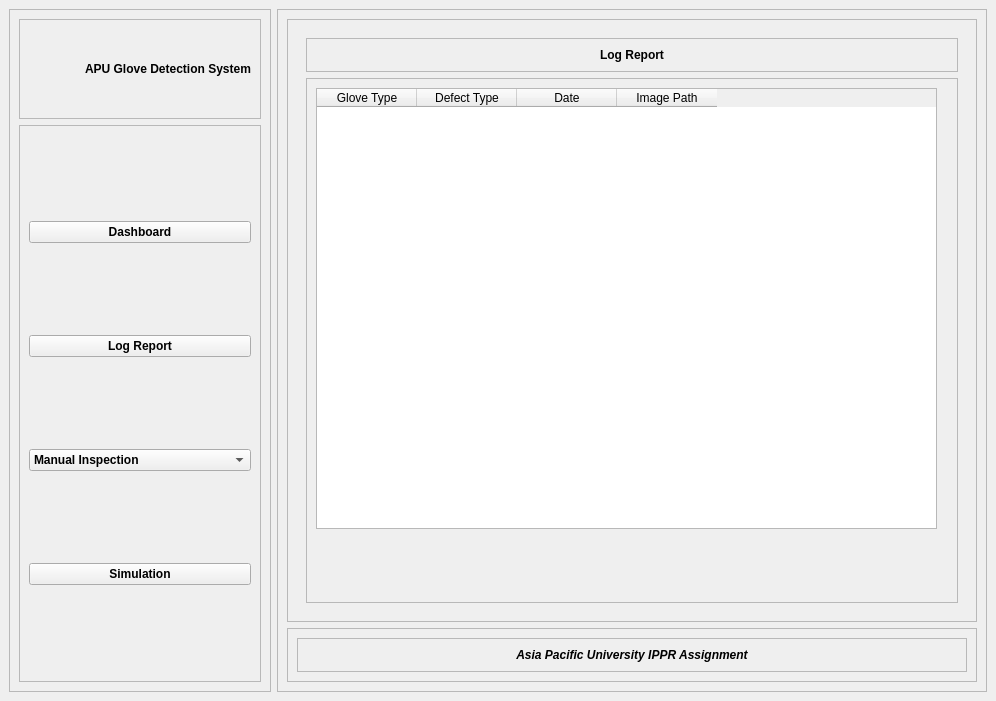
<?xml version="1.0" encoding="UTF-8"?>
<ui version="4.0">
 <class>MainWindow</class>
 <widget class="QMainWindow" name="MainWindow">
  <property name="geometry">
   <rect>
    <x>0</x>
    <y>0</y>
    <width>996</width>
    <height>701</height>
   </rect>
  </property>
  <property name="sizePolicy">
   <sizepolicy hsizetype="Fixed" vsizetype="Fixed">
    <horstretch>0</horstretch>
    <verstretch>0</verstretch>
   </sizepolicy>
  </property>
  <property name="minimumSize">
   <size>
    <width>996</width>
    <height>701</height>
   </size>
  </property>
  <property name="maximumSize">
   <size>
    <width>996</width>
    <height>701</height>
   </size>
  </property>
  <property name="windowTitle">
   <string>MainWindow</string>
  </property>
  <widget class="QWidget" name="centralwidget">
   <property name="sizePolicy">
    <sizepolicy hsizetype="Fixed" vsizetype="Fixed">
     <horstretch>0</horstretch>
     <verstretch>0</verstretch>
    </sizepolicy>
   </property>
   <property name="minimumSize">
    <size>
     <width>996</width>
     <height>701</height>
    </size>
   </property>
   <property name="maximumSize">
    <size>
     <width>996</width>
     <height>701</height>
    </size>
   </property>
   <layout class="QHBoxLayout" name="horizontalLayout">
    <item>
     <widget class="QFrame" name="side_menu_frame">
      <property name="frameShape">
       <enum>QFrame::StyledPanel</enum>
      </property>
      <property name="frameShadow">
       <enum>QFrame::Raised</enum>
      </property>
      <layout class="QVBoxLayout" name="verticalLayout">
       <item>
        <widget class="QFrame" name="logo_label_frame">
         <property name="minimumSize">
          <size>
           <width>100</width>
           <height>100</height>
          </size>
         </property>
         <property name="maximumSize">
          <size>
           <width>500</width>
           <height>100</height>
          </size>
         </property>
         <property name="frameShape">
          <enum>QFrame::StyledPanel</enum>
         </property>
         <property name="frameShadow">
          <enum>QFrame::Raised</enum>
         </property>
         <layout class="QHBoxLayout" name="horizontalLayout_2">
          <item>
           <widget class="QLabel" name="logo_label">
            <property name="minimumSize">
             <size>
              <width>50</width>
              <height>50</height>
             </size>
            </property>
            <property name="maximumSize">
             <size>
              <width>50</width>
              <height>50</height>
             </size>
            </property>
            <property name="text">
             <string/>
            </property>
            <property name="pixmap">
             <pixmap resource="resources.qrc">:/Images/icons/Logo-APU-200.png</pixmap>
            </property>
            <property name="scaledContents">
             <bool>true</bool>
            </property>
           </widget>
          </item>
          <item>
           <widget class="QLabel" name="APU_Glove_Detection_System_label">
            <property name="enabled">
             <bool>true</bool>
            </property>
            <property name="sizePolicy">
             <sizepolicy hsizetype="Fixed" vsizetype="Preferred">
              <horstretch>0</horstretch>
              <verstretch>0</verstretch>
             </sizepolicy>
            </property>
            <property name="font">
             <font>
              <weight>75</weight>
              <bold>true</bold>
             </font>
            </property>
            <property name="text">
             <string>APU Glove Detection System</string>
            </property>
           </widget>
          </item>
         </layout>
        </widget>
       </item>
       <item>
        <widget class="QFrame" name="menu_frame">
         <property name="frameShape">
          <enum>QFrame::StyledPanel</enum>
         </property>
         <property name="frameShadow">
          <enum>QFrame::Raised</enum>
         </property>
         <layout class="QVBoxLayout" name="verticalLayout_2">
          <item>
           <widget class="QPushButton" name="DashboardButton">
            <property name="font">
             <font>
              <weight>75</weight>
              <bold>true</bold>
             </font>
            </property>
            <property name="text">
             <string>Dashboard</string>
            </property>
           </widget>
          </item>
          <item>
           <widget class="QPushButton" name="LogReportButton">
            <property name="font">
             <font>
              <weight>75</weight>
              <bold>true</bold>
             </font>
            </property>
            <property name="text">
             <string>Log Report</string>
            </property>
           </widget>
          </item>
          <item>
           <widget class="QComboBox" name="ManualinspectionBox">
            <property name="enabled">
             <bool>true</bool>
            </property>
            <property name="font">
             <font>
              <weight>75</weight>
              <bold>true</bold>
             </font>
            </property>
            <property name="layoutDirection">
             <enum>Qt::LeftToRight</enum>
            </property>
            <property name="editable">
             <bool>false</bool>
            </property>
            <property name="insertPolicy">
             <enum>QComboBox::InsertAtCurrent</enum>
            </property>
            <item>
             <property name="text">
              <string>Manual Inspection</string>
             </property>
            </item>
            <item>
             <property name="text">
              <string>Latex Glove</string>
             </property>
            </item>
            <item>
             <property name="text">
              <string>Plastic Glove</string>
             </property>
            </item>
            <item>
             <property name="text">
              <string>Idk what Glove</string>
             </property>
            </item>
            <item>
             <property name="text">
              <string>What Glove</string>
             </property>
            </item>
           </widget>
          </item>
          <item>
           <widget class="QPushButton" name="SimulationButton">
            <property name="font">
             <font>
              <weight>75</weight>
              <bold>true</bold>
             </font>
            </property>
            <property name="text">
             <string>Simulation</string>
            </property>
           </widget>
          </item>
         </layout>
        </widget>
       </item>
      </layout>
     </widget>
    </item>
    <item>
     <widget class="QFrame" name="dashbord_main_frame">
      <property name="frameShape">
       <enum>QFrame::StyledPanel</enum>
      </property>
      <property name="frameShadow">
       <enum>QFrame::Raised</enum>
      </property>
      <layout class="QVBoxLayout" name="verticalLayout_3">
       <item>
        <widget class="QFrame" name="chart_frame">
         <property name="frameShape">
          <enum>QFrame::StyledPanel</enum>
         </property>
         <property name="frameShadow">
          <enum>QFrame::Raised</enum>
         </property>
         <layout class="QHBoxLayout" name="horizontalLayout_7">
          <item>
           <widget class="QStackedWidget" name="chart_widget">
            <property name="currentIndex">
             <number>0</number>
            </property>
            <widget class="QWidget" name="page">
             <layout class="QVBoxLayout" name="verticalLayout_6">
              <item alignment="Qt::AlignTop">
               <widget class="QFrame" name="defect_chart_frame">
                <property name="frameShape">
                 <enum>QFrame::StyledPanel</enum>
                </property>
                <property name="frameShadow">
                 <enum>QFrame::Raised</enum>
                </property>
                <layout class="QVBoxLayout" name="verticalLayout_7">
                 <item alignment="Qt::AlignTop">
                  <widget class="QLabel" name="defect_chart_labe">
                   <property name="font">
                    <font>
                     <weight>75</weight>
                     <bold>true</bold>
                    </font>
                   </property>
                   <property name="text">
                    <string>Log Report</string>
                   </property>
                   <property name="alignment">
                    <set>Qt::AlignCenter</set>
                   </property>
                  </widget>
                 </item>
                </layout>
               </widget>
              </item>
              <item>
               <widget class="QFrame" name="chart">
                <property name="sizePolicy">
                 <sizepolicy hsizetype="Preferred" vsizetype="Expanding">
                  <horstretch>0</horstretch>
                  <verstretch>0</verstretch>
                 </sizepolicy>
                </property>
                <property name="frameShape">
                 <enum>QFrame::StyledPanel</enum>
                </property>
                <property name="frameShadow">
                 <enum>QFrame::Raised</enum>
                </property>
                <layout class="QGridLayout" name="gridLayout">
                 <item row="0" column="0">
                  <widget class="QWidget" name="widget" native="true">
                   <widget class="QTableWidget" name="logTable">
                    <property name="geometry">
                     <rect>
                      <x>0</x>
                      <y>0</y>
                      <width>621</width>
                      <height>441</height>
                     </rect>
                    </property>
                    <column>
                     <property name="text">
                      <string>Glove Type</string>
                     </property>
                    </column>
                    <column>
                     <property name="text">
                      <string>Defect Type</string>
                     </property>
                    </column>
                    <column>
                     <property name="text">
                      <string>Date</string>
                     </property>
                    </column>
                    <column>
                     <property name="text">
                      <string>Image Path</string>
                     </property>
                    </column>
                   </widget>
                  </widget>
                 </item>
                </layout>
               </widget>
              </item>
             </layout>
            </widget>
           </widget>
          </item>
         </layout>
        </widget>
       </item>
       <item>
        <widget class="QFrame" name="label_info_frame">
         <property name="frameShape">
          <enum>QFrame::StyledPanel</enum>
         </property>
         <property name="frameShadow">
          <enum>QFrame::Raised</enum>
         </property>
         <layout class="QHBoxLayout" name="horizontalLayout_6">
          <item>
           <widget class="QFrame" name="info_frame">
            <property name="frameShape">
             <enum>QFrame::StyledPanel</enum>
            </property>
            <property name="frameShadow">
             <enum>QFrame::Raised</enum>
            </property>
            <layout class="QVBoxLayout" name="verticalLayout_5">
             <item>
              <widget class="QLabel" name="info_label">
               <property name="font">
                <font>
                 <weight>75</weight>
                 <italic>true</italic>
                 <bold>true</bold>
                </font>
               </property>
               <property name="layoutDirection">
                <enum>Qt::LeftToRight</enum>
               </property>
               <property name="text">
                <string>Asia Pacific University IPPR Assignment</string>
               </property>
               <property name="alignment">
                <set>Qt::AlignCenter</set>
               </property>
              </widget>
             </item>
            </layout>
           </widget>
          </item>
         </layout>
        </widget>
       </item>
      </layout>
     </widget>
    </item>
   </layout>
  </widget>
 </widget>
 <resources>
  <include location="resources.qrc"/>
 </resources>
 <connections/>
</ui>
